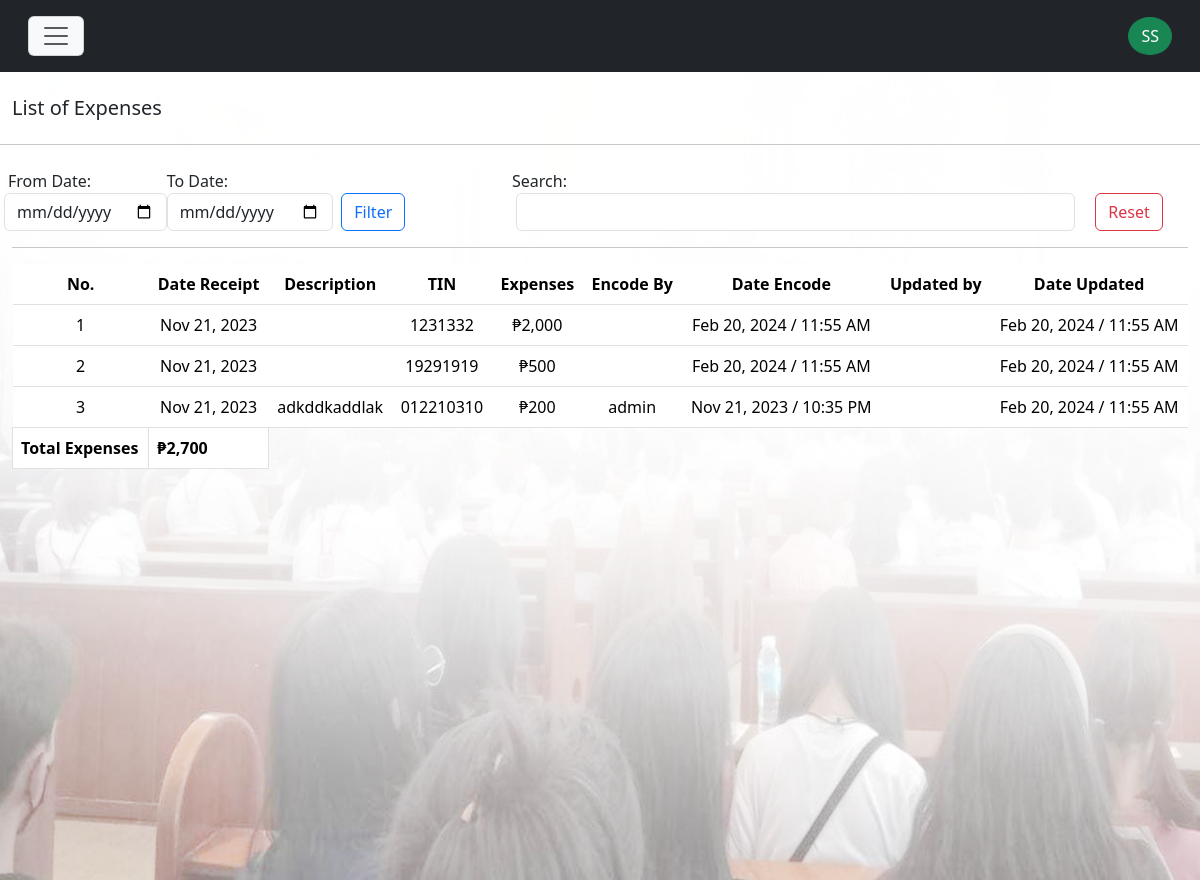
The app's page /scred_heart/super_admin/church-expenses.php (signed in) with its own data.
### tables this page shows
CREATE TABLE `tbl_church_expenses` (
  `expenses_id` int(11) NOT NULL,
  `date_receipt` varchar(255) DEFAULT NULL,
  `description` longtext DEFAULT NULL,
  `tin` varchar(255) DEFAULT NULL,
  `expenses` varchar(255) NOT NULL,
  `encode_by` varchar(255) NOT NULL,
  `updated_by` varchar(255) NOT NULL,
  `date_encode` varchar(255) DEFAULT NULL,
  `date_updated` varchar(255) DEFAULT NULL
);

### scred_heart/inc/functions.php (called while the page is built, shortened)
<?php
include("conn.php");
$view_churchTracking = "SELECT *, expenses AS total_amount FROM tbl_church_expenses ORDER BY expenses_id DESC";
$get_churchTracking = $conn->query($view_churchTracking) or die($conn->error);
?>

### scred_heart/super_admin/church-expenses.php (the view, shortened to what this page needs)
<?php
require_once "../inc/functions.php";
?>
<!DOCTYPE html>
<html lang="en">
<?php require_once "template-parts/head.php"; ?>
<body>
<?php
require_once "template-parts/navLogin.php";
?>
<div class="backgroundimg"> </div>
<section id="donations">
<div class="container-fluid mt-5">
<div class="row">
<div class="col-md-12 mt-5">
<h5 class="">List of Expenses</h5>
</div>
</div>
</div>
<hr>
<div class="container-fluid">
<div class="row mb-md-3 mb-2">
<div class="col-md-5 mb-md-0 mb-3">
	<div class="row mt-2">
			<div class="col-md-4 ps-1 pe-0">
			<label class="ms-1">From Date:</label>
			<input type="date" class="form-control" name="sfrom_church_expenses" id="sfrom_church_expenses">
		</div>
		<div class="col-md-4 ps-md-0 ps-1 ps pe-0">
			<label>To Date:</label>
			<input type="date" class="form-control" name="sto_church_expenses" id="sto_church_expenses">
		</div>
		<div class="col-md-4 p-0 mt-4">
			<input type="button" name="sto_church_filter" id="sto_church_filter" class="btn ms-md-2 ms-0 btn-outline-primary" value="Filter">
		</div>
	</div>
</div>
<div class="col-md-7">
<div class="row">
<div class="col-md-12">
	<label class="mt-2">Search:</label>
</div>
</div>
<div class="row">
	<div class="col-md-10">
		<input type="search" id="sgetChurchExp" class="form-control ms-1 me-2 sgetChurchExp">
	</div>
	<div class="col-md-2">
		<a href="donation" class="mt-md-0 mt-2 text-end text-md-start btn btn-outline-danger" type="bu tton">Reset</a>
	</div>
</div>
</div>
</div>
<hr>
<div class="row">
<div class="col-md-12">
<div class="table-responsive">
<div id="super_showExpChurch">
<table class="table table-hover" id="table-expenses">
<thead>
<tr class="text-center">
<th>No.</th>
<th>Date Receipt</th>
<th>Description</th>
<th>TIN</th>
<th>Expenses</th>
<th>Encode By</th>
<th>Date Encode</th>
<th>Updated by</th>
<th>Date Updated</th>
</tr>
</thead>
<tbody>
<?php
$ctr = 1;
$peso_sign = "\xE2\x82\xB1";
$total_amount = 0;
while ($row_expenses = $get_churchTracking->fetch_assoc()) {
$originalStartTime = $row_expenses["date_receipt"];
$dateStartTime = new DateTime($originalStartTime);
$formatDateStartTime = $dateStartTime->format("M d, Y");
$origDateEncoded = $row_expenses["date_encode"];
$origDateTime = new DateTime($origDateEncoded);
$dateEncode = $origDateTime->format("M d, Y / h:i A");
$origUpdateDate = $row_expenses["date_updated"];
$origUpdateDateTime = new DateTime($origUpdateDate);
$dateUpdate = $origUpdateDateTime->format("M d, Y / h:i A");
$total_amount += $row_expenses["expenses"];
?>
<tr class="text-center">
<td><?= $ctr; ?></td>
<td><?= $formatDateStartTime; ?></td>
<td><?= $row_expenses["description"]; ?></td>
<td><?= $row_expenses["tin"]; ?></td>
<td><?= $peso_sign.number_format($row_expenses["expenses"]); ?></td>
<td><?= $row_expenses["encode_by"]; ?></td>
<td><?= $dateEncode; ?></td>
<td><?= $row_expenses["updated_by"]; ?></td>
<td><?= $dateUpdate ?></td>
</tr>
<?php
	$ctr++;
	}
?>
<tr>
	<th class="border">Total Expenses</th>
	<td class="border fw-bolder">
	<?php
		echo $peso_sign.number_format($total_amount);
	?>
	</td>
</tr>
</tbody>
</table>
</div>
</div>
</div>
</div>
</div>
</section>
</body>
</html>

### scred_heart/super_admin/css/custom.css (style rules this page uses)
:root { --sofia: "Sofia", sans-serif; --arial: Arial; --tang: "Tangerine", serif; --Comic: "Comic Sans MS", cursive, sans-serif; --Roman: times new roman; --cursive: cursive; --bgGradient: linear-gradient(132deg, rgb(0,0,0), #8d8686); --yellowish: #a0e11f; --maroon: rgba(230,16,16,0.85); --blackish: rgba(0,0,0,0.71); --verdigis: #50a2a7; --divBackground: rgba(22, 22, 21, .6); --menuBackground: rgba(192, 146, 49, .8); --whiteBackground: rgba(251, 244, 248, .9); --stroke: rgb(19, 20, 21) 4px 0px 0px, rgb(19, 20, 21) 3.87565px 0.989616px 0px, rgb(19, 20, 21) 3.51033px 1.9177px 0px, rgb(19, 20, 21) 2.92676px 2.72656px 0px, rgb(19, 20, 21) 2.16121px 3.36588px 0px, rgb(19, 20, 21) 1.26129px 3.79594px 0px, rgb(19, 20, 21) 0.282949px 3.98998px 0px, rgb(19, 20, 21) -0.712984px 3.93594px 0px, rgb(19, 20, 21) -1.66459px 3.63719px 0px, rgb(19, 20, 21) -2.51269px 3.11229px 0px, rgb(19, 20, 21) -3.20457px 2.39389px 0px, rgb(19, 20, 21) -3.69721px 1.52664px 0px, rgb(19, 20, 21) -3.95997px 0.56448px 0px, rgb(19, 20, 21) -3.97652px -0.432781px 0px, rgb(19, 20, 21) -3.74583px -1.40313px 0px, rgb(19, 20, 21) -3.28224px -2.28625px 0px, rgb(19, 20, 21) -2.61457px -3.02721px 0px, rgb(19, 20, 21) -1.78435px -3.57996px 0px, rgb(19, 20, 21) -0.843183px -3.91012px 0px, rgb(19, 20, 21) 0.150409px -3.99717px 0px, rgb(19, 20, 21) 1.13465px -3.8357px 0px, rgb(19, 20, 21) 2.04834px -3.43574px 0px, rgb(19, 20, 21) 2.83468px -2.82216px 0px, rgb(19, 20, 21) 3.44477px -2.03312px 0px, rgb(19, 20, 21) 3.84068px -1.11766px 0px, rgb(19, 20, 21) 3.9978px -0.132717px 0px;; }
html,body { margin: 0; padding: 0; max-width: 100%; scroll-behavior: smooth; box-sizing: border-box; }

### scred_heart/super_admin/church-expenses.php (style rules this page uses)
.backgroundimg { background-image: url(../img/img/about.png); background-size: cover; background-repeat: no-repeat; width: 100%; height: 110vh; position: absolute; top:0; z-index: -1; }

### records on screen
tbl_church_expenses: date_receipt "Nov 21, 2023", tin "1231332", expenses "2,000", dateEncode "Feb 20, 2024 / 11:55 AM", dateUpdate "Feb 20, 2024 / 11:55 AM"
tbl_church_expenses: date_receipt "Nov 21, 2023", tin "19291919", expenses "500", dateEncode "Feb 20, 2024 / 11:55 AM", dateUpdate "Feb 20, 2024 / 11:55 AM"
tbl_church_expenses: date_receipt "Nov 21, 2023", description "adkddkaddlak", tin "012210310", expenses "200", encode_by "admin", date_encode "Nov 21, 2023 / 10:35 PM", dateUpdate "Feb 20, 2024 / 11:55 AM"

### other values on screen
$initials "SS"
$peso_sign "₱"
$total_amount "2,700"
